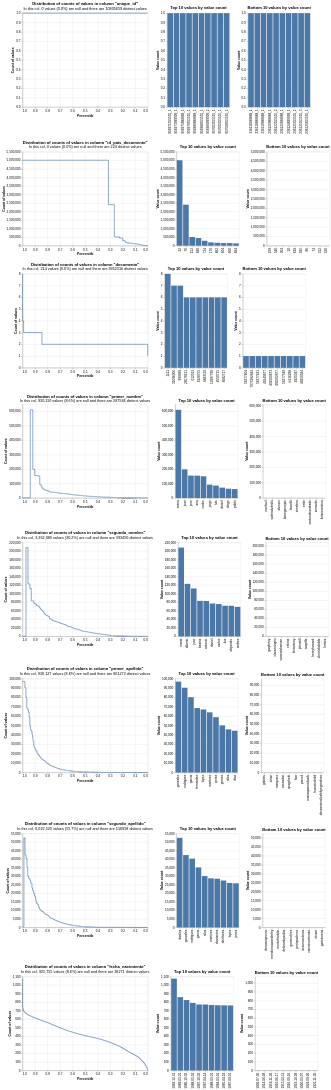

Notebook cell for this chart:
### Code cell
linker_rraa_extranjeros.profile_columns()
